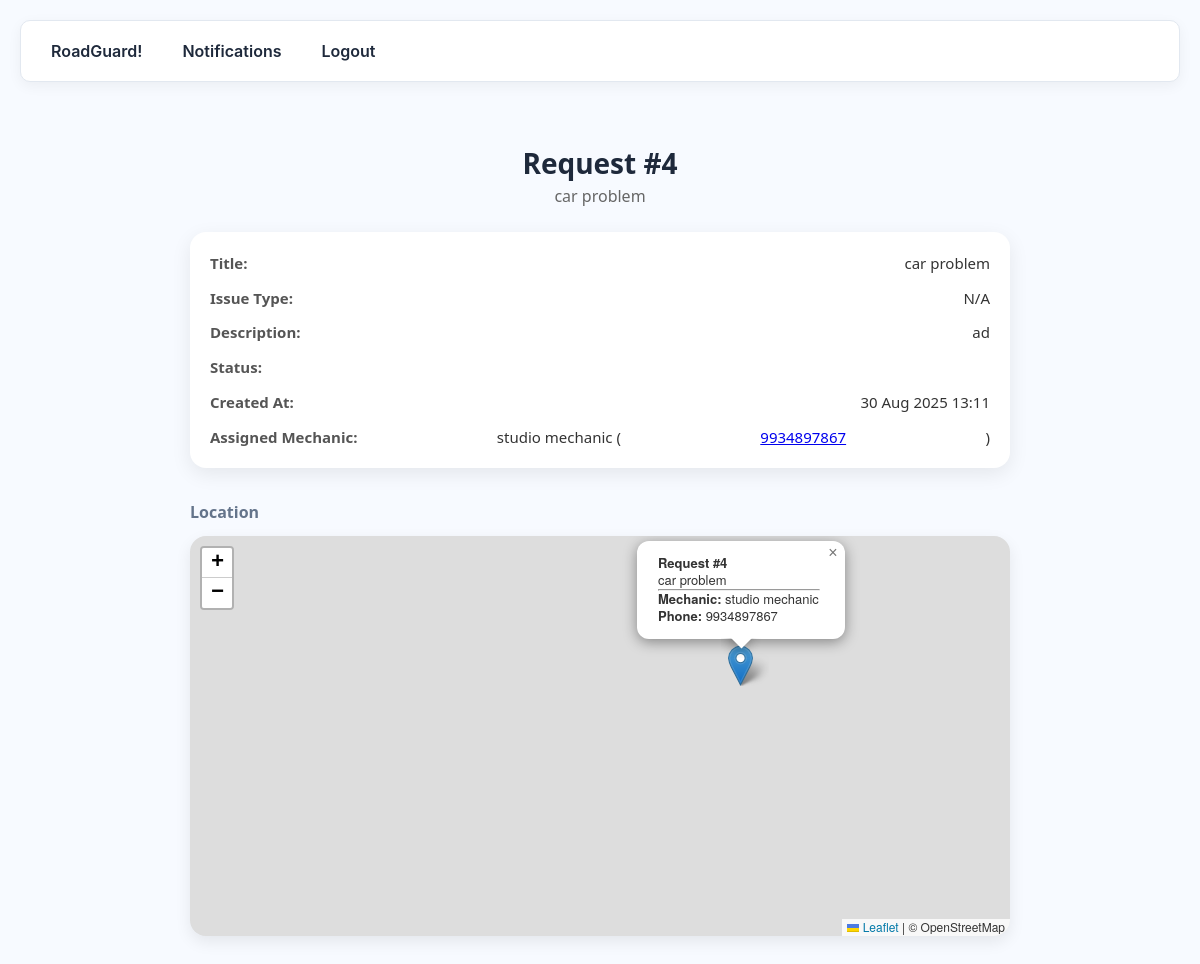
The page /request/4 (signed in) on the database as committed earlier.
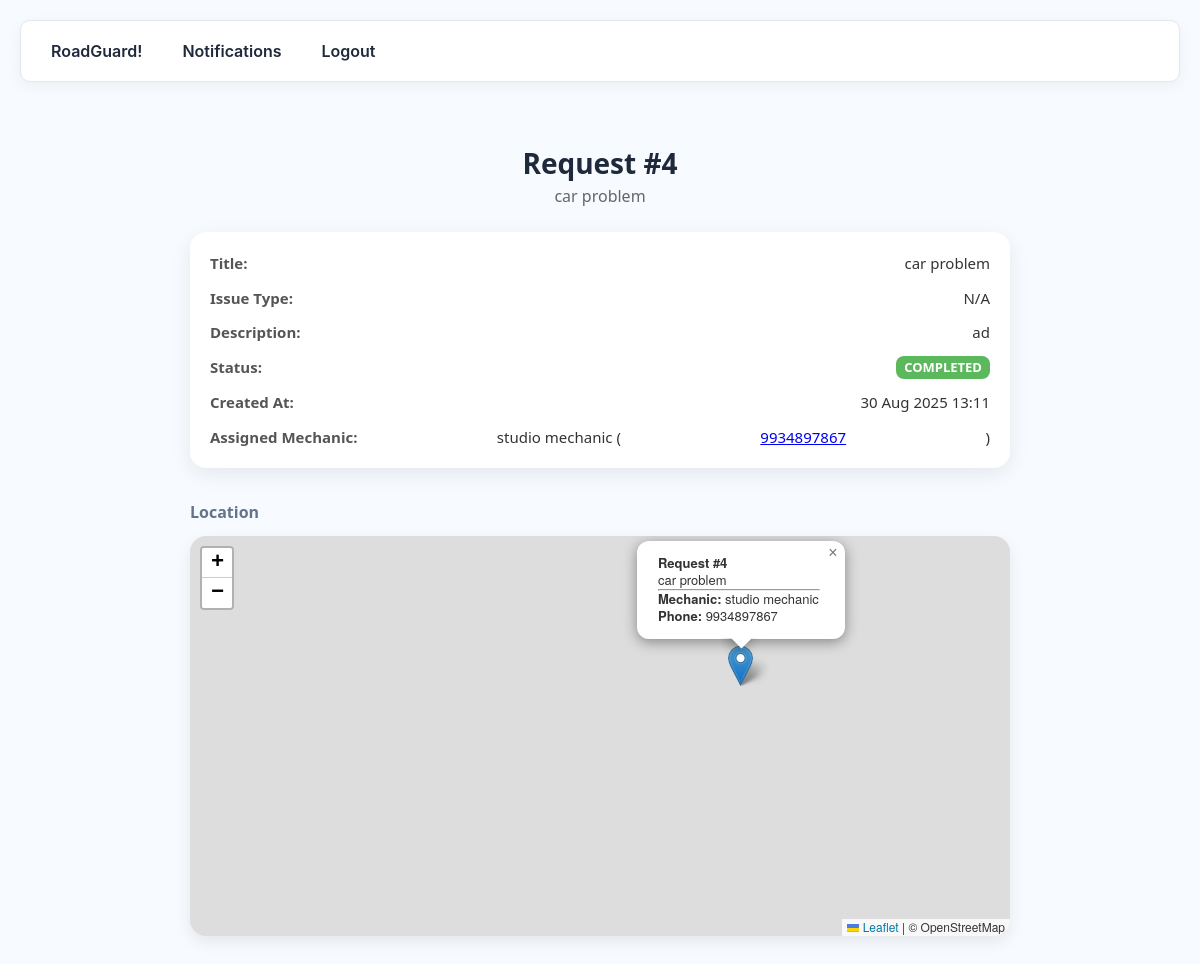
The same page on the database as committed later.
### app.py (models this page shows)
class ServiceRequest(db.Model):
    id = db.Column(db.Integer, primary_key=True)
    user_id = db.Column(db.Integer, db.ForeignKey('user.id'))
    title = db.Column(db.String(200))
    description = db.Column(db.Text)
    lat = db.Column(db.Float)
    lng = db.Column(db.Float)
    status = db.Column(db.String(50), default='Submitted')
    created_at = db.Column(db.DateTime, default=datetime.utcnow)
    assigned_mechanic_id = db.Column(db.Integer, db.ForeignKey('user.id'), nullable=True)
    mechanic_response = db.Column(db.Text, nullable=True)
    user = db.relationship("User", foreign_keys=[user_id], backref="requests_made")
    mechanic = db.relationship("User", foreign_keys=[assigned_mechanic_id], backref="requests_taken")

### app.py (the view)
@app.route('/request/<int:req_id>')
@login_required
def request_detail(req_id):
    req = ServiceRequest.query.get_or_404(req_id)
    if not (current_user.role == Role.ADMIN.value or current_user.id == req.user_id or current_user.id == req.assigned_mechanic_id):
        flash('Unauthorized', 'danger')
        return redirect(url_for('index'))
    mechanic = User.query.get(req.assigned_mechanic_id) if req.assigned_mechanic_id else None
    return render_template('request_detail.html', req=req, mechanic=mechanic)

### app.py (called while the page is built)
@login_manager.user_loader
def load_user(user_id):
    return User.query.get(int(user_id))

### templates/request_detail.html (shortened to what this page needs)
{% extends 'layout.html' %}
{% block content %}
<div class="container">
  <div class="header-section">
    <h2>Request #{{ req.id }}</h2>
    <p class="subtitle">{{ req.title }}</p>
  </div>
  <div class="request-card">
    <div class="request-info">
      <div class="info-row"><span class="label">Title:</span> {{ req.title }}</div>
      <div class="info-row"><span class="label">Issue Type:</span> {{ req.issue_type if req.issue_type else 'N/A' }}</div>
      <div class="info-row"><span class="label">Description:</span> {{ req.description }}</div>
      <div class="info-row"><span class="label">Status:</span> <span class="status {{ req.status | lower }}">{{ req.status }}</span></div>
      <div class="info-row"><span class="label">Created At:</span> {{ req.created_at.strftime('%d %b %Y %H:%M') }}</div>
      <div class="info-row"><span class="label">Assigned Mechanic:</span>
        {% if mechanic %}
          {{ mechanic.name }} (<a href="tel:{{ mechanic.phone }}">{{ mechanic.phone }}</a>)
        {% else %}
          <em>Not assigned yet</em>
        {% endif %}
      </div>
    </div>
  </div>
  <div class="map-section">
    <h3>Location</h3>
    <div id="map"></div>
  </div>
</div>
{% endblock %}

Rows that differ between the two databases and show on the page:
changed ServiceRequest "car problem": status (not shown) → "COMPLETED"
